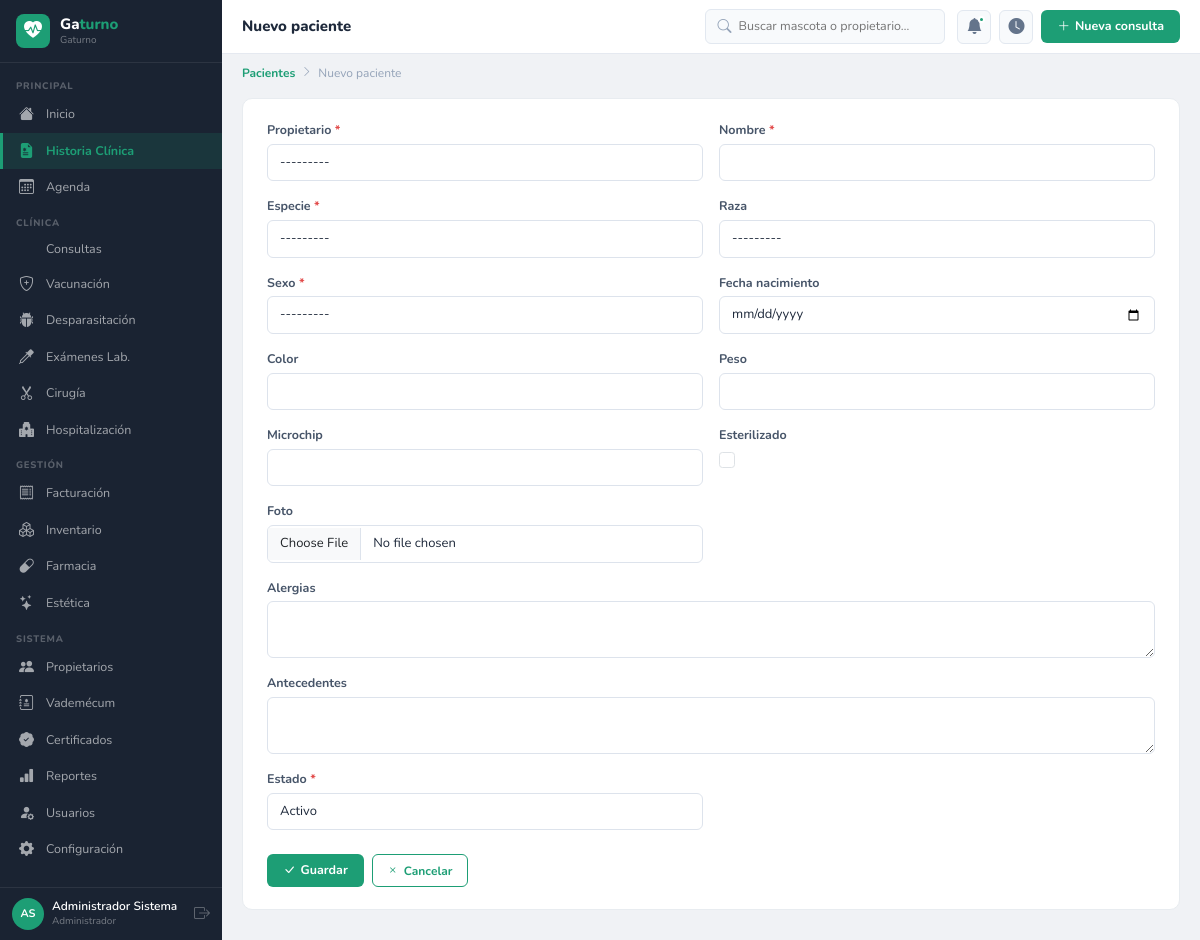
Page /pacientes/nuevo/ (signed in) on the committed database.
### apps/accounts/models.py (models this page shows, shortened)
class Usuario(AbstractUser):
    ROLES = [('admin','Administrador'),('veterinario','Veterinario'),
             ('asistente','Asistente'),('recepcionista','Recepcionista'),('esteticista','Esteticista')]
    rol = models.CharField(max_length=20, choices=ROLES, default='recepcionista')
    telefono = models.CharField(max_length=20, blank=True)
    foto = models.ImageField(upload_to='usuarios/', blank=True, null=True)
    matricula = models.CharField(max_length=30, blank=True)
    especialidad = models.CharField(max_length=100, blank=True)
    class Meta:
        verbose_name='Usuario'; verbose_name_plural='Usuarios'
    @property
    def nombre_completo(self):
        return self.get_full_name() or self.username
    @property
    def iniciales(self):
        fn = (self.first_name or '')[:1].upper()
        ln = (self.last_name or '')[:1].upper()
        return (fn + ln) or self.username[:2].upper()

### apps/pacientes/views.py (the view)
# urls.py: path('nuevo/',views.crear,name='crear'),
@login_required
def crear(request):
    initial={}
    if request.GET.get('propietario'): initial['propietario']=request.GET['propietario']
    form=PacienteForm(request.POST or None,request.FILES or None,initial=initial)
    if form.is_valid():
        obj=form.save();messages.success(request,f'Paciente {obj.nombre} registrado.');return redirect('pacientes:detalle',pk=obj.pk)
    return render(request,'pacientes/form.html',{'form':form,'titulo':'Nuevo paciente'})

### apps/accounts/templatetags/vetclinic_tags.py (called while the page is built)
@register.filter
def widget_class(field):
    return field.field.widget.__class__.__name__

### apps/pacientes/models.py (called while the page is built)
    def __str__(self): return self.nombre

    def __str__(self): return self.nombre

### templates/pacientes/form.html (shortened to what this page needs)
{% extends 'base/base.html' %}
{% load widget_tweaks %}
{% load vetclinic_tags %}
{% block page_title %}{{ titulo }}{% endblock %}
{% block breadcrumb %}<nav class="vc-bc"><a href="{% url 'pacientes:lista' %}">Pacientes</a><i class="bi bi-chevron-right"></i><span>{{ titulo }}</span></nav>{% endblock %}
{% block content %}
<div class="form-card">
<form method="post" enctype="multipart/form-data">{% csrf_token %}
<div class="row g-3">
{% for field in form %}
<div class="{% if 'Textarea' in field|widget_class or 'CheckboxSelectMultiple' in field|widget_class %}col-12{% else %}col-md-6{% endif %}">
  <label class="form-label">{{ field.label }}{% if field.field.required %} <span style="color:var(--red)">*</span>{% endif %}</label>
  {% render_field field %}
</div>
{% endfor %}
</div>
<div class="d-flex gap-2 mt-4">
  <button type="submit" class="btn-vc"><i class="bi bi-check-lg"></i> Guardar</button>
  <a href="javascript:history.back()" class="btn-ol"><i class="bi bi-x"></i> Cancelar</a>
</div>
</form>
</div>
{% endblock %}

### templates/base/base.html (shortened to what this page needs)
<!DOCTYPE html>
<html lang="es">
<head>
<link rel="stylesheet" href="https://cdn.jsdelivr.net/npm/bootstrap@5.3.2/dist/css/bootstrap.min.css">
<link rel="stylesheet" href="https://cdn.jsdelivr.net/npm/bootstrap-icons@1.11.3/font/bootstrap-icons.min.css">
{% load static %}<link rel="stylesheet" href="{% static 'css/vetclinic.css' %}">
</head>
<body>
<nav class="vc-sb" id="sidebar">
  <div class="sb-brand">
    <div class="sb-ic"><i class="bi bi-heart-pulse-fill"></i></div>
    <div><div class="sb-nm">Ga<em>turno</em></div><span class="sb-sub">{{ CLINICA_NOMBRE }}</span></div>
  </div>
  <div class="sb-nav">
    <div class="nav-sec">Principal</div>
    <a href="{% url 'reportes:dashboard' %}" class="nav-link {% if request.resolver_match.namespace == 'reportes' %}active{% endif %}"><i class="bi bi-house-fill"></i><span>Inicio</span></a>
    <a href="{% url 'pacientes:lista' %}" class="nav-link {% if request.resolver_match.namespace == 'pacientes' %}active{% endif %}"><i class="bi bi-file-earmark-medical-fill"></i><span>Historia Clínica</span>{% if total_pacientes %}<span class="nb">{{ total_pacientes }}</span>{% endif %}</a>
    <a href="{% url 'agenda:lista' %}" class="nav-link "><i class="bi bi-calendar3"></i><span>Agenda</span></a>
    <div class="nav-sec">Clínica</div>
    <a href="{% url 'consultas:lista' %}" class="nav-link {% if request.resolver_match.namespace == 'consultas' %}active{% endif %}"><span>Consultas</span></a>
    <a href="{% url 'vacunacion:lista' %}" class="nav-link {% if request.resolver_match.namespace == 'vacunacion' %}active{% endif %}"><i class="bi bi-shield-plus"></i><span>Vacunación</span></a>
    <a href="{% url 'desparasitacion:lista' %}" class="nav-link {% if request.resolver_match.namespace == 'desparasitacion' %}active{% endif %}"><i class="bi bi-bug-fill"></i><span>Desparasitación</span></a>
    <a href="{% url 'examenes:lista' %}" class="nav-link {% if request.resolver_match.namespace == 'examenes' %}active{% endif %}"><i class="bi bi-eyedropper"></i><span>Exámenes Lab.</span></a>
    <a href="{% url 'cirugia:lista' %}" class="nav-link {% if request.resolver_match.namespace == 'cirugia' %}active{% endif %}"><i class="bi bi-scissors"></i><span>Cirugía</span></a>
    <a href="{% url 'hospitalizacion:lista' %}" class="nav-link "><i class="bi bi-hospital-fill"></i><span>Hospitalización</span></a>
    <div class="nav-sec">Gestión</div>
    <a href="{% url 'facturacion:lista' %}" class="nav-link {% if request.resolver_match.namespace == 'facturacion' %}active{% endif %}"><i class="bi bi-receipt"></i><span>Facturación</span></a>
    <a href="{% url 'inventario:lista' %}" class="nav-link {% if request.resolver_match.namespace == 'inventario' %}active{% endif %}"><i class="bi bi-boxes"></i><span>Inventario</span></a>
    <a href="{% url 'farmacia:lista' %}" class="nav-link {% if request.resolver_match.namespace == 'farmacia' %}active{% endif %}"><i class="bi bi-capsule"></i><span>Farmacia</span></a>
    <a href="{% url 'estetica:lista' %}" class="nav-link {% if request.resolver_match.namespace == 'estetica' %}active{% endif %}"><i class="bi bi-stars"></i><span>Estética</span></a>
    <div class="nav-sec">Sistema</div>
    <a href="{% url 'propietarios:lista' %}" class="nav-link {% if request.resolver_match.namespace == 'propietarios' %}active{% endif %}"><i class="bi bi-people-fill"></i><span>Propietarios</span></a>
    <a href="{% url 'vademecum:lista' %}" class="nav-link {% if request.resolver_match.namespace == 'vademecum' %}active{% endif %}"><i class="bi bi-journal-medical"></i><span>Vademécum</span></a>
    <a href="{% url 'certificados:lista' %}" class="nav-link {% if request.resolver_match.namespace == 'certificados' %}active{% endif %}"><i class="bi bi-patch-check-fill"></i><span>Certificados</span></a>
    <a href="{% url 'reportes:lista' %}" class="nav-link"><i class="bi bi-bar-chart-fill"></i><span>Reportes</span></a>
    <a href="{% url 'accounts:lista' %}" class="nav-link {% if request.resolver_match.namespace == 'accounts' %}active{% endif %}"><i class="bi bi-person-fill-gear"></i><span>Usuarios</span></a>
    <a href="/admin/" class="nav-link"><i class="bi bi-gear-fill"></i><span>Configuración</span></a>
  </div>
  <div class="sb-user">
    <div class="u-av">{{ request.user.iniciales }}</div>
    <div><div class="u-nm">{{ request.user.nombre_completo }}</div><div class="u-role">{{ request.user.get_rol_display }}</div></div>
    <a href="{% url 'accounts:logout' %}" class="u-out" title="Salir"><i class="bi bi-box-arrow-right"></i></a>
  </div>
</nav>
<div class="vc-main">
  <header class="vc-top">
    <div class="top-tit">{% block page_title %}Gaturno{% endblock %}</div>
    <div class="top-srch">
      <i class="bi bi-search"></i>
      <input type="text" id="globalSearch" placeholder="Buscar mascota o propietario…" autocomplete="off">
    </div>
    <div class="top-acts">
      <div class="top-btn"><i class="bi bi-bell-fill"></i><div class="top-dot"></div></div>
      <a href="{% url 'agenda:sala_espera' %}" class="top-btn" title="Sala de espera"><i class="bi bi-clock-fill"></i></a>
      <a href="{% url 'consultas:crear' %}" class="btn-vc"><i class="bi bi-plus-lg"></i> Nueva consulta</a>
    </div>
  </header>
  {% block breadcrumb %}{% endblock %}
  <div class="vc-cnt">{% block content %}{% endblock %}</div>
</div>
{% load static %}<script src="{% static 'js/vetclinic.js' %}"></script>
</body>
</html>

### rows in the picture
Usuario: user.iniciales "AS", user.nombre_completo "Administrador Sistema", user.rol "Administrador"

### other values in the picture
{{ CLINICA_NOMBRE }} "Gaturno"
{{ titulo }} "Nuevo paciente"
{{ field.label }} "Propietario" "Nombre" "Especie" "Raza" "Sexo" "Fecha nacimiento" "Color" "Peso" "Microchip" "Esterilizado" "Foto" "Alergias" "Antecedentes" "Estado"
